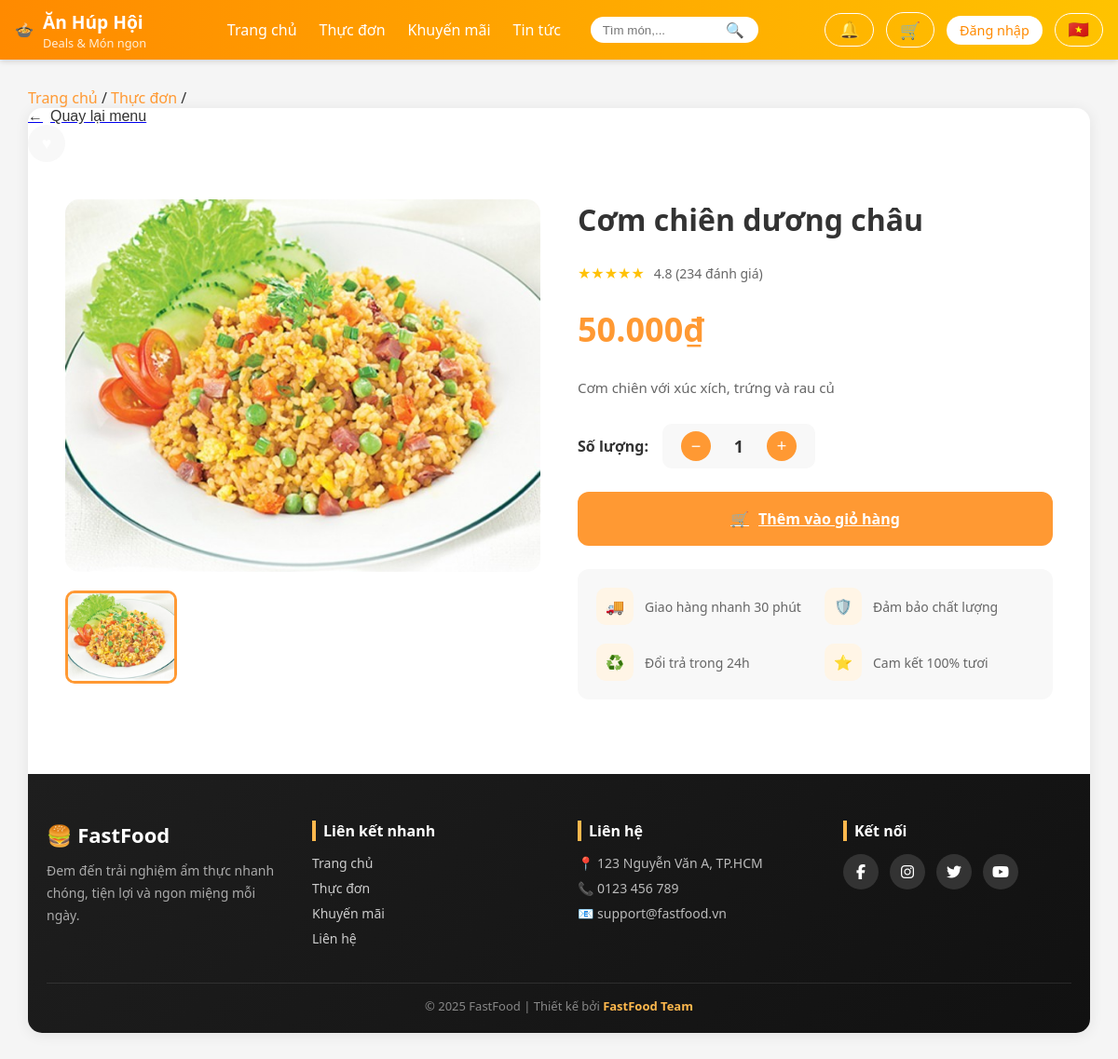
Screenshot of /pages/chitietmonan.php?mamon=10 with the database file from the repository.
### tables this page shows
CREATE TABLE Monan (
  Mamon INT AUTO_INCREMENT PRIMARY KEY,
  Tenmon VARCHAR(100) NOT NULL,
  Giaban DECIMAL(10,2) NOT NULL,
  Giagoc DECIMAL(10,2) NOT NULL,
  Noidung VARCHAR(500),
  Anh VARCHAR(255),
  Maloai INT,
  FOREIGN KEY (Maloai) REFERENCES Loaimonan(Maloai)
);

### functions/functions.php (called while the page is built, shortened)
<?php
if (!function_exists('resolveImagePath')) {
	function resolveImagePath($path, $default = '/assets/img/default-food.jpg') {
		$p = trim((string)$path);
		$knownPrefixes = ['assets/', 'uploads/', 'images/'];
		foreach ($knownPrefixes as $pre) {
			if (stripos($p, $pre) === 0) return '/' . $p;
		}
		return '/assets/img/' . ltrim($p, '/');
	}
}
?>

### pages/chitietmonan.php (the view, shortened to what this page needs)
<?php
require_once __DIR__ . '/../database/db.php';
require_once __DIR__ . '/../functions/functions.php';
$mamon = isset($_GET['mamon']) ? intval($_GET['mamon']) : 0;
$product = null;
$images = [];
if ($mamon > 0) {
    $sql = "SELECT Mamon, Tenmon, Giaban, Anh, Noidung, COALESCE(Giagoc, 0) AS Giagoc FROM Monan WHERE Mamon = ? LIMIT 1";
    if ($stmt = $conn->prepare($sql)) {
        $stmt->bind_param('i', $mamon);
        $stmt->execute();
        $res = $stmt->get_result();
        if ($res && $res->num_rows > 0) {
            $product = $res->fetch_assoc();
            if (!empty($product['Anh'])) {
                if (strpos($product['Anh'], '|') !== false) {
                    $images = array_filter(array_map('trim', explode('|', $product['Anh'])));
                } else {
                    $images = [trim($product['Anh'])];
                }
            }
        }
    }
}
?>
<!DOCTYPE html>
<html lang="vi">
<head>
    <link rel="stylesheet" href="/assets/css/chitietmonan.css">
</head>
<body>
    <?php include __DIR__ . '/../includes/header.php'; ?>
    <div class="container">
        <div class="breadcrumb">
            <a href="../index.php">Trang chủ</a> / <a href="#">Thực đơn</a> /
        </div>
        <div class="product-card">
        <div class="header">
            <a href = '/index.php'>
                <button class="back-btn">
                    <span>←</span>
                    <span>Quay lại menu</span>
                </button>
            </a>
            <div class="header-actions">
                <button class="icon-btn" id="favoriteBtn">♥</button>
            </div>
        </div>
        <div class="product-content">
            <div class="gallery">
                <div class="main-image">
                    <?php if ($product && !empty($images)): ?>
                        <img id="mainImage" src="<?php echo htmlspecialchars(resolveImagePath($images[0])); ?>" alt="<?php echo htmlspecialchars($product['Tenmon']); ?>">
                    <?php else: ?>
                        <img id="mainImage" src="/assets/img/default-food.jpg" alt="Sản phẩm">
                    <?php endif; ?>
                </div>
                <div class="thumbnails">
                    <?php if (!empty($images)): ?>
                        <?php foreach ($images as $idx => $img): ?>
                            <div class="thumbnail <?php echo $idx === 0 ? 'active' : ''; ?>" data-index="<?php echo $idx; ?>">
                                <img src="<?php echo htmlspecialchars(resolveImagePath($img)); ?>" alt="Thumb <?php echo $idx+1; ?>">
                            </div>
                        <?php endforeach; ?>
                    <?php else: ?>
                        <div class="thumbnail active" data-index="0">
                            <img src="/assets/img/default-food.jpg" alt="Thumb 1">
                        </div>
                    <?php endif; ?>
                </div>
            </div>
            <div class="product-info">
                <h1 class="product-title"><?php echo $product ? htmlspecialchars($product['Tenmon']) : 'Sản phẩm'; ?></h1>
                <div class="rating">
                    <div class="stars">★★★★★</div>
                    <span class="rating-text">4.8 (234 đánh giá)</span>
                </div>
                <div class="price-section">
                    <span class="current-price"><?php echo $product ? number_format(floatval($product['Giaban']),0,',','.').'₫' : ''; ?></span>
                </div>
                <p class="description">
                    <?php echo $product ? nl2br(htmlspecialchars($product['Noidung'])) : 'Mô tả sản phẩm chưa có.'; ?>
                </p>
                <div class="quantity-selector">
                    <div class="quantity-label">Số lượng:</div>
                    <div class="quantity-controls">
                        <button class="quantity-btn" id="decreaseBtn">−</button>
                        <span class="quantity-value" id="quantityValue">1</span>
                        <button class="quantity-btn" id="increaseBtn">+</button>
                    </div>
                </div>
                <div class="action-buttons">
                    <?php if ($product): ?>
                        <a class="add-to-cart-btn" href="/pages/cart.php?add=<?php echo intval($mamon); ?>&return_url=/pages/cart.php">
                            <span>🛒</span>
                            <span>Thêm vào giỏ hàng</span>
                        </a>
                    <?php endif; ?>
                </div>
                <div class="features">
                    <div class="feature">
                        <div class="feature-icon">🚚</div>
                        <div class="feature-text">Giao hàng nhanh 30 phút</div>
                    </div>
                    <div class="feature">
                        <div class="feature-icon">🛡️</div>
                        <div class="feature-text">Đảm bảo chất lượng</div>
                    </div>
                    <div class="feature">
                        <div class="feature-icon">♻️</div>
                        <div class="feature-text">Đổi trả trong 24h</div>
                    </div>
                    <div class="feature">
                        <div class="feature-icon">⭐</div>
                        <div class="feature-text">Cam kết 100% tươi</div>
                    </div>
                </div>
            </div>
        </div>
    <?php include __DIR__ . '/../includes/footer.php'; ?>
</body>
</html>

### assets/css/chitietmonan.css (style rules this page uses)
* { margin: 0; padding: 0; box-sizing: border-box; }
body { font-family: 'Segoe UI', Tahoma, Geneva, Verdana, sans-serif; background: #f5f5f5; min-height: 100vh; }
.header-actions { display: flex; gap: 15px; align-items: center; }
.icon-btn { width: 40px; height: 40px; border-radius: 50%; border: 2px solid white; background: transparent; color: white; cursor: pointer; display: flex; align-items: center; justify-content: center; transition: all 0.3s; font-size: 18px; }
.container { max-width: 1400px; margin: 30px auto; padding: 0 30px; }
.breadcrumb a { color: #ff9933; text-decoration: none; }
.product-card { background: white; border-radius: 15px; overflow: hidden; box-shadow: 0 2px 15px rgba(0,0,0,0.08); }
.back-btn { display: flex; align-items: center; gap: 8px; background: none; border: none; font-size: 16px; color: #333; cursor: pointer; transition: color 0.3s; }
.header-actions { display: flex; gap: 15px; }
.icon-btn { width: 40px; height: 40px; border-radius: 50%; border: none; background: #f8f8f8; cursor: pointer; display: flex; align-items: center; justify-content: center; transition: all 0.3s; }
.product-content { display: grid; grid-template-columns: 1fr 1fr; gap: 40px; padding: 40px; }
.gallery { display: flex; flex-direction: column; gap: 20px; }
.main-image { width: 100%; height: 400px; border-radius: 15px; overflow: hidden; position: relative; }
.main-image img { width: 100%; height: 100%; object-fit: cover; transition: transform 0.3s; }
.thumbnails { display: grid; grid-template-columns: repeat(4, 1fr); gap: 10px; }
.thumbnail { height: 100px; border-radius: 10px; overflow: hidden; cursor: pointer; border: 3px solid transparent; transition: all 0.3s; }
.thumbnail.active { border-color: #ff9933; }
.thumbnail img { width: 100%; height: 100%; object-fit: cover; }
.product-info { display: flex; flex-direction: column; gap: 25px; }
.product-title { font-size: 32px; font-weight: bold; color: #333; }
.rating { display: flex; align-items: center; gap: 10px; }
.stars { display: flex; gap: 3px; color: #ffc107; }
.rating-text { color: #666; font-size: 14px; }
.price-section { display: flex; align-items: center; gap: 15px; }
.current-price { font-size: 36px; font-weight: bold; color: #ff9933; }
.description { color: #666; line-height: 1.8; font-size: 15px; }
.quantity-selector { display: flex; align-items: center; gap: 15px; }
.quantity-label { font-weight: 600; color: #333; }
.quantity-controls { display: flex; align-items: center; gap: 15px; background: #f8f8f8; padding: 8px 20px; border-radius: 10px; }
.quantity-btn { width: 32px; height: 32px; border: none; background: #ff9933; color: white; border-radius: 50%; cursor: pointer; font-size: 18px; display: flex; align-items: center; justify-content: center; transition: all 0.3s; }
.quantity-value { font-size: 18px; font-weight: bold; min-width: 30px; text-align: center; }
.action-buttons { display: flex; gap: 15px; }
.add-to-cart-btn { flex: 1; padding: 18px; background: #ff9933; color: white; border: none; border-radius: 12px; font-size: 16px; font-weight: bold; cursor: pointer; display: flex; align-items: center; justify-content: center; gap: 10px; transition: all 0.3s; }
.features { display: grid; grid-template-columns: repeat(2, 1fr); gap: 20px; padding: 20px; background: #f8f8f8; border-radius: 12px; }
.feature { display: flex; align-items: center; gap: 12px; }
.feature-icon { width: 40px; height: 40px; background: #fff5e6; border-radius: 10px; display: flex; align-items: center; justify-content: center; color: #ff9933; }
.feature-text { font-size: 14px; color: #666; }

### assets/css/header.css (style rules this page uses)
* { box-sizing: border-box; margin: 0; padding: 0; }
body { font-family: "Segoe UI", Roboto, Arial, sans-serif; color: #333; }

### rows the page displays
monan: Anh (picture), Tenmon "Cơm chiên dương châu", Giaban "50.000", Noidung "Cơm chiên với xúc xích, trứng và rau củ"
